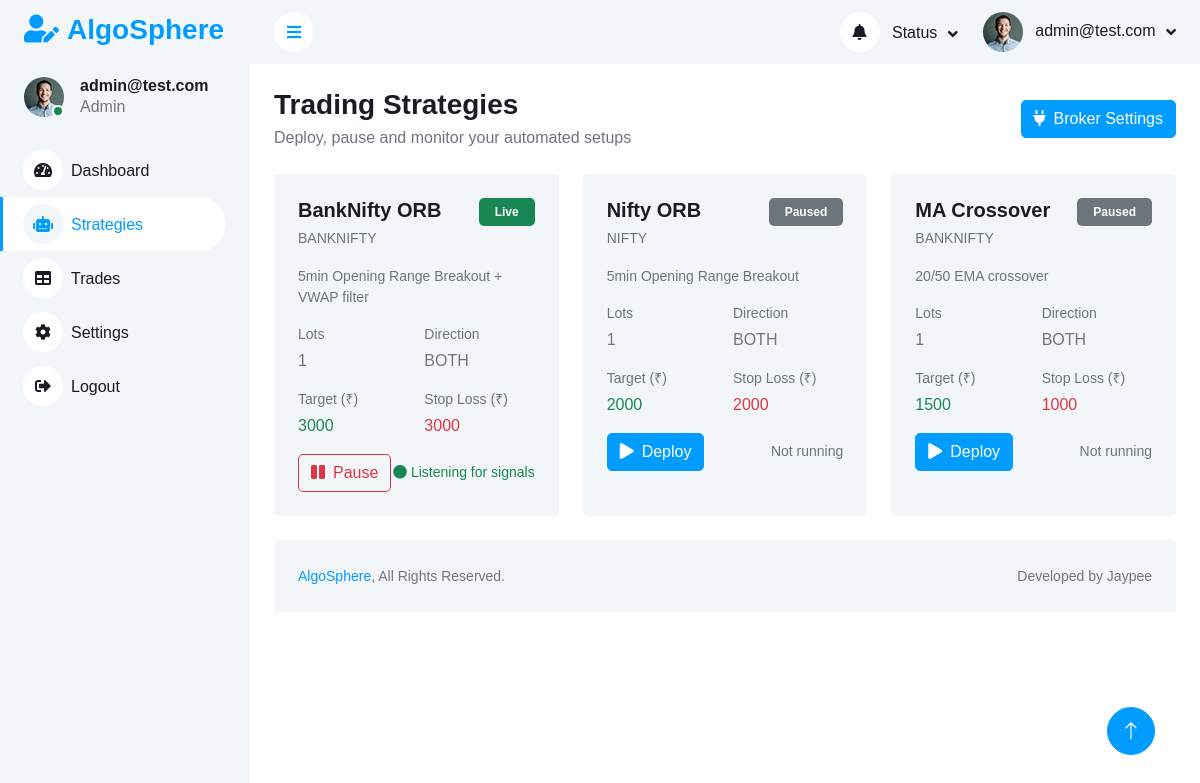
The app's page /strategies (signed in) with its own data.
### app.py (models this page shows)
class User(UserMixin, db.Model):
    id = db.Column(db.Integer, primary_key=True)
    email = db.Column(db.String(150), unique=True)
    password = db.Column(db.String(150))
    broker_connected = db.Column(db.Boolean, default=False)
    broker_access_token = db.Column(db.String(255), nullable=True)

class Strategy(db.Model):
    id = db.Column(db.Integer, primary_key=True)
    name = db.Column(db.String(100), nullable=False)
    description = db.Column(db.Text)
    symbol = db.Column(db.String(20), default="BANKNIFTY")
    enabled = db.Column(db.Boolean, default=False)
    lots = db.Column(db.Integer, default=1)
    target = db.Column(db.Float, default=100.0)
    stop_loss = db.Column(db.Float, default=50.0)
    vwap_filter = db.Column(db.String(20), default="Above")  # NEW for ORB
    user_id = db.Column(db.Integer, db.ForeignKey("user.id"))
    user = db.relationship("User", backref="strategies")

### app.py (the view)
@app.route("/strategies")
@login_required
def strategies():
    user_strategies = Strategy.query.filter_by(user_id=current_user.id).all()
    return render_template("strategies.html", strategies=user_strategies)

### app.py (called while the page is built)
@login_manager.user_loader
def load_user(user_id):
    return User.query.get(int(user_id))

### templates/strategies.html (shortened to what this page needs)
{% extends "base.html" %}
{% block content %}
<div class="container-fluid pt-4 px-4">
    <div class="row mb-4">
        <div class="col-12 d-flex justify-content-between align-items-center">
            <div>
                <h3 class="mb-1">Trading Strategies</h3>
                <p class="text-muted mb-0">Deploy, pause and monitor your automated setups</p>
            </div>
            <a href="{{ url_for('connect_broker') }}" class="btn btn-primary">
                <i class="fa fa-plug me-2"></i>Broker Settings
            </a>
        </div>
    </div>
    <div class="row g-4">
        {% for strategy in strategies %}
        <div class="col-xl-4 col-lg-6">
            <div class="bg-light rounded p-4 h-100">
                <div class="d-flex justify-content-between align-items-start mb-3">
                    <div>
                        <h5 class="mb-1">{{ strategy.name }}</h5>
                        <small class="text-muted">{{ strategy.symbol }}</small>
                    </div>
                    <span class="badge {% if strategy.enabled %}bg-success{% else %}bg-secondary{% endif %} px-3 py-2">
                        {% if strategy.enabled %}Live{% else %}Paused{% endif %}
                    </span>
                </div>
                {% if strategy.description %}
                <p class="text-muted small mb-3">
                    {{ strategy.description }}
                </p>
                {% endif %}
                <div class="row g-3 mb-3">
                    <div class="col-6">
                        <small class="text-muted d-block mb-1">Lots</small>
                        <div class="fw-semibold">{{ strategy.lots }}</div>
                    </div>
                    <div class="col-6">
                        <small class="text-muted d-block mb-1">Direction</small>
                        <div class="fw-semibold text-uppercase">{{ strategy.direction or 'Both' }}</div>
                    </div>
                    <div class="col-6">
                        <small class="text-muted d-block mb-1">Target (₹)</small>
                        <div class="fw-semibold text-success">
                            {{ "%.0f"|format(strategy.target) }}
                        </div>
                    </div>
                    <div class="col-6">
                        <small class="text-muted d-block mb-1">Stop Loss (₹)</small>
                        <div class="fw-semibold text-danger">
                            {{ "%.0f"|format(strategy.stop_loss) }}
                        </div>
                    </div>
                </div>
                <div class="d-flex justify-content-between align-items-center">
                    <form method="POST" action="{{ url_for('deploy_strategy', strategy_id=strategy.id) }}" class="m-0">
                        <button type="submit"
                                class="btn {% if strategy.enabled %}btn-outline-danger{% else %}btn-primary{% endif %}">
                            {% if strategy.enabled %}
                                <i class="fa fa-pause me-2"></i>Pause
                            {% else %}
                                <i class="fa fa-play me-2"></i>Deploy
                            {% endif %}
                        </button>
                    </form>
                    {% if strategy.enabled %}
                    <small class="text-success">
                        <i class="fa fa-circle me-1"></i>Listening for signals
                    </small>
                    {% else %}
                    <small class="text-muted">Not running</small>
                    {% endif %}
                </div>
            </div>
        </div>
        {% endfor %}
    </div>
</div>
{% endblock %}

### templates/base.html (shortened to what this page needs)
<!DOCTYPE html>
<html lang="en">
<head>
    <link href="https://cdnjs.cloudflare.com/ajax/libs/font-awesome/5.10.0/css/all.min.css" rel="stylesheet">
    <link href="https://cdn.jsdelivr.net/npm/bootstrap-icons@1.4.1/font/bootstrap-icons.css" rel="stylesheet">
    <link href="{{ url_for('static', filename='lib/owlcarousel/assets/owl.carousel.min.css') }}" rel="stylesheet">
    <link href="{{ url_for('static', filename='lib/tempusdominus/css/tempusdominus-bootstrap-4.min.css') }}"
          rel="stylesheet" />
    <link href="{{ url_for('static', filename='css/bootstrap.min.css') }}" rel="stylesheet">
    <link href="{{ url_for('static', filename='css/dashmin.css') }}" rel="stylesheet">
</head>
<body>
<div class="container-fluid position-relative d-flex p-0">
    <div class="sidebar pe-4 pb-3">
        <nav class="navbar bg-light navbar-light">
            <a href="{{ url_for('dashboard') }}" class="navbar-brand mx-4 mb-3">
                <h3 class="text-primary"><i class="fa fa-user-edit me-2"></i>AlgoSphere</h3>
            </a>
            <div class="d-flex align-items-center ms-4 mb-4">
                <div class="position-relative">
                    <img class="rounded-circle" src="{{ url_for('static', filename='img/user.jpg') }}" alt=""
                         style="width: 40px; height: 40px;">
                    <div class="bg-success rounded-circle border border-2 border-white position-absolute end-0 bottom-0 p-1">
                    </div>
                </div>
                <div class="ms-3">
                    <h6 class="mb-0">
                        {% if current_user.is_authenticated %}
                            {{ current_user.email }}
                        {% else %}
                            Guest
                        {% endif %}
                    </h6>
                    <span>Admin</span>
                </div>
            </div>
            <div class="navbar-nav w-100">
                <a href="{{ url_for('dashboard') }}"
                   class="nav-item nav-link {% if request.endpoint == 'dashboard' %}active{% endif %}">
                    <i class="fa fa-tachometer-alt me-2"></i>Dashboard
                </a>
                <a href="{{ url_for('strategies') }}"
                   class="nav-item nav-link {% if request.endpoint == 'strategies' %}active{% endif %}">
                    <i class="fa fa-robot me-2"></i>Strategies
                </a>
                <a href="#" class="nav-item nav-link">
                    <i class="fa fa-table me-2"></i>Trades
                </a>
                <a href="#" class="nav-item nav-link">
                    <i class="fa fa-cog me-2"></i>Settings
                </a>
                <a href="{{ url_for('logout') }}" class="nav-item nav-link">
                    <i class="fa fa-sign-out-alt me-2"></i>Logout
                </a>
            </div>
        </nav>
    </div>
    <div class="content">
        <nav class="navbar navbar-expand bg-light navbar-light sticky-top px-4 py-0">
            <a href="#" class="sidebar-toggler flex-shrink-0">
                <i class="fa fa-bars"></i>
            </a>
            <div class="navbar-nav align-items-center ms-auto">
                <div class="nav-item dropdown">
                    <a href="#" class="nav-link dropdown-toggle" data-bs-toggle="dropdown">
                        <i class="fa fa-bell me-lg-2"></i>
                        <span class="d-none d-lg-inline-flex">Status</span>
                    </a>
                </div>
                <div class="nav-item dropdown">
                    <a href="#" class="nav-link dropdown-toggle" data-bs-toggle="dropdown">
                        <img class="rounded-circle me-lg-2"
                             src="{{ url_for('static', filename='img/user.jpg') }}" alt=""
                             style="width: 40px; height: 40px;">
                        <span class="d-none d-lg-inline-flex">
                            {% if current_user.is_authenticated %}
                                {{ current_user.email }}
                            {% else %}
                                User
                            {% endif %}
                        </span>
                    </a>
                </div>
            </div>
        </nav>
        {% block content %}{% endblock %}
        <div class="container-fluid pt-4 px-4">
            <div class="bg-light rounded-top p-4">
                <div class="row">
                    <div class="col-12 col-sm-6 text-center text-sm-start">
                        <small class="mb-0">
                            <a href="#">AlgoSphere</a>, All Rights Reserved.
                        </small>
                    </div>
                    <div class="col-12 col-sm-6 text-center text-sm-end">
                        <small>Developed by <span>Jaypee</span></small>
                    </div>
                </div>
            </div>
        </div>
    </div>
    <a href="#" class="btn btn-lg btn-primary btn-lg-square back-to-top">
        <i class="bi bi-arrow-up"></i>
    </a>
</div>
</body>
</html>

### static/css/dashmin.css (style rules this page uses)
:root { --primary: #009CFF; --light: #F3F6F9; --dark: #191C24; }
.back-to-top { position: fixed; display: none; right: 45px; bottom: 45px; z-index: 99; }
.btn { transition: .5s; }
.btn.btn-primary { color: #FFFFFF; }
.btn-lg-square { width: 48px; height: 48px; }
.btn-square, .btn-sm-square, .btn-lg-square { padding: 0; display: inline-flex; align-items: center; justify-content: center; font-weight: normal; border-radius: 50px; }
.sidebar { position: fixed; top: 0; left: 0; bottom: 0; width: 250px; height: 100vh; overflow-y: auto; background: var(--light); transition: 0.5s; z-index: 999; }
.content { margin-left: 250px; min-height: 100vh; background: #FFFFFF; transition: 0.5s; }
@media (min-width: 992px) { .sidebar { margin-left: 0; } }
@media (min-width: 992px) { .content { width: calc(100% - 250px); } }
.sidebar .navbar .navbar-nav .nav-link { padding: 7px 20px; color: var(--dark); font-weight: 500; border-left: 3px solid var(--light); border-radius: 0 30px 30px 0; outline: none; }
.sidebar .navbar .navbar-nav .nav-link:hover, .sidebar .navbar .navbar-nav .nav-link.active { color: var(--primary); background: #FFFFFF; border-color: var(--primary); }
.sidebar .navbar .navbar-nav .nav-link i { width: 40px; height: 40px; display: inline-flex; align-items: center; justify-content: center; background: #FFFFFF; border-radius: 40px; }
.sidebar .navbar .navbar-nav .nav-link:hover i, .sidebar .navbar .navbar-nav .nav-link.active i { background: var(--light); }
.content .navbar .navbar-nav .nav-link { margin-left: 25px; padding: 12px 0; color: var(--dark); outline: none; }
.content .navbar .sidebar-toggler, .content .navbar .navbar-nav .nav-link i { width: 40px; height: 40px; display: inline-flex; align-items: center; justify-content: center; background: #FFFFFF; border-radius: 40px; }
.content .navbar .dropdown-toggle::after { margin-left: 6px; vertical-align: middle; border: none; content: "\f107"; font-family: "Font Awesome 5 Free"; font-weight: 900; transition: .5s; }

### records on screen
User: email "admin@test.com"
Strategy: name "BankNifty ORB", symbol "BANKNIFTY", enabled "Live", description "5min Opening Range Breakout + VWAP filter", lots "1", direction "BOTH", target "3000", stop_loss "3000"
Strategy: name "Nifty ORB", symbol "NIFTY", enabled "Paused", description "5min Opening Range Breakout", lots "1", direction "BOTH", target "2000", stop_loss "2000"
Strategy: name "MA Crossover", symbol "BANKNIFTY", enabled "Paused", description "20/50 EMA crossover", lots "1", direction "BOTH", target "1500", stop_loss "1000"
